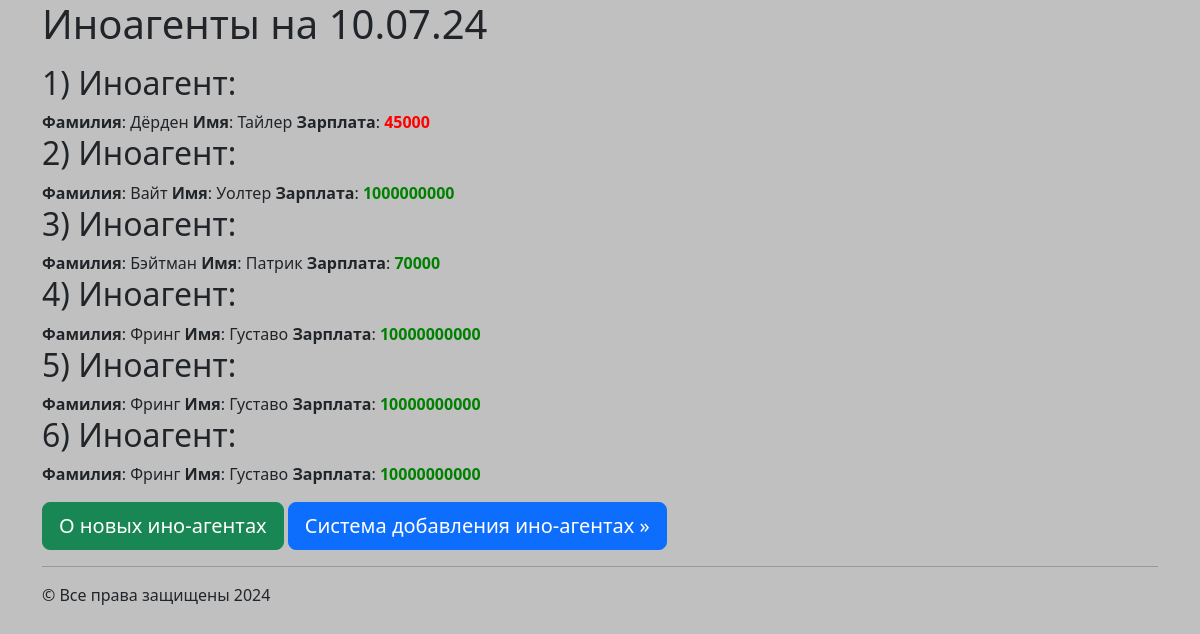
The app's page /, older data.
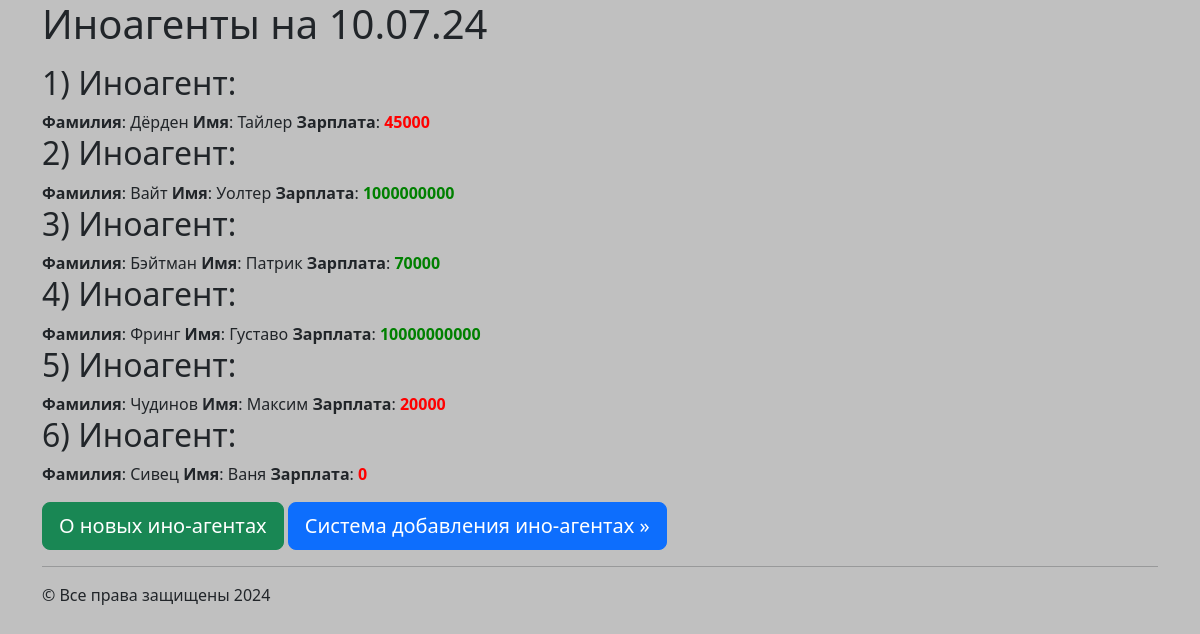
The same page, newer data.
### myapp1/models.py (models this page shows, shortened)
class Worker(models.Model):
    name = models.CharField(max_length=20, blank=False)
    second_name = models.CharField(max_length=35, blank=False)
    salary = models.IntegerField(default=0)

### myapp1/views.py (the view)
# urls.py: path('', index_page),
def index_page(request):
    all_workers = Worker.objects.all()
    return render(request, 'index.html', context={'data': all_workers})

### templates/index.html (shortened to what this page needs)
<!DOCTYPE html>
<html lang="ru">
<head>
    {%load static%}
    <link rel="stylesheet" href="{%static 'css/bootstrap.min.css'%}" type="text/css">
</head>
<body style="background: silver">
    <div class="jumbotron">
        <div class="container">
            <h1>Иноагенты на 10.07.24</h1>
            <p>{%for i in data%}
            <h2>{{forloop.counter}}) Иноагент:</h2>
            <b>Фамилия</b>: {{i.second_name}}
            <b>Имя</b>: {{i.name}}
            <b>Зарплата</b>:
            {% if i.salary >= 50000%}
            <b style="color:green;">{{i.salary}}</b>
            {%else%}
            <b style="color:red;">{{i.salary}}</b>
            {%endif %}
            {%endfor%}</p>
            <p>
                <a href="/about_new" class="btn btn-success btn-lg">О новых ино-агентах</a>
                <a href="/adding_system" class="btn btn-primary btn-lg">Система добавления ино-агентах
                &raquo;</a>
            </p>
        </div>
    </div>
    <div class="container">
        <hr>
        &copy; Все права защищены 2024
    </div>
</body>
</html>

Row changes from the older to the newer data that the page shows:
removed Worker: second_name "Фринг", name "Густаво", salary "10000000000"
removed Worker: second_name "Фринг", name "Густаво", salary "10000000000"
added Worker: second_name "Чудинов", name "Максим", salary "20000"
added Worker: second_name "Сивец", name "Ваня", salary "0"
